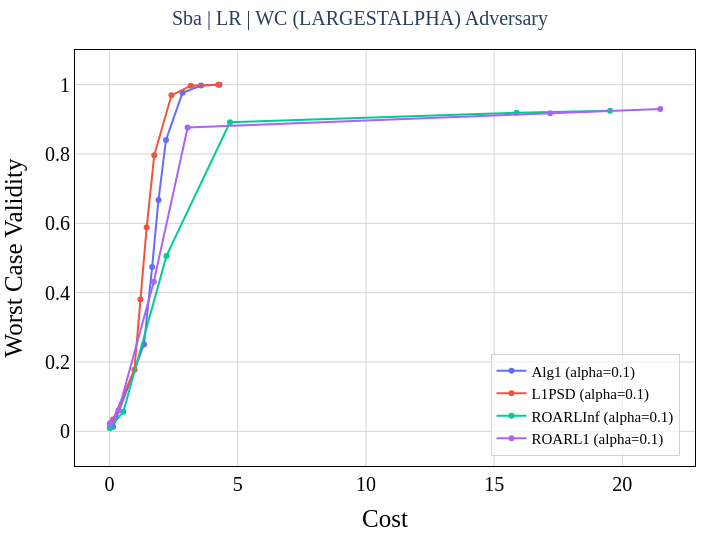

Source (notebook cell):
### Code cell
should_plot_frontier = False

# font_family = 'Times New Roman'
# font_color = 'black'
# width, height = 720, 540

# symbols = ['x' for _ in range(len(params['lambdas']))] + ['circle']
# size = [7 for _ in range(len(params['lambdas']))] + [5]

# fig = go.Figure()

# if should_plot_frontier:
#     for i, alg in enumerate(params["algorithms"]):
#         df_alg = df_results_avg.copy()
#         df_alg = df_alg[(df_alg['algorithm']==alg)].sort_values(['Cost'], ascending=True).reset_index(drop=True)
#         x, y, mask = find_pareto(df_alg['Cost'], df_alg['Worst Case Validity'], return_index=True)
#         df_alg = pd.DataFrame({'Algorithm': [f"{alg}" for _ in range(len(x))], 'Cost': x, 'Worst Case Validity': y, 'alpha': df_alg['alpha'][mask], 'lambda': df_alg['lambda'][mask]})

#         fig.add_trace(go.Scatter(
#             x = df_alg['Cost'],
#             y = df_alg['Worst Case Validity'],
#             mode = 'lines+markers' if alg != 'wachter' else 'markers',
#             name = f"{alg}",
#             showlegend=True,
#             # customdata=df_alg['alpha'],
#             customdata=df_alg[['alpha', 'lambda']].to_numpy(),
#             hovertemplate='Cost: %{x}<br>Validity: %{y}<br>alpha: %{customdata[0]}<br>lambda: %{customdata[1]}'
#         ))

#     if params['include_base_model']:
#         for algo in ["BaseLineL1", "BaseLineLInf"]:
#             df_alg = df_results_avg.copy()
#             df_alg = df_alg[(df_alg['algorithm']==algo)].sort_values(['Cost'], ascending=True).reset_index(drop=True)
#             x, y, mask = find_pareto(df_alg['Cost'], df_alg['Worst Case Validity'], return_index=True)
#             df_alg = pd.DataFrame({'Algorithm': [f"{algo}" for _ in range(len(x))], 'Cost': x, 'Worst Case Validity': y, 'alpha': df_alg['alpha'][mask], 'lambda': df_alg['lambda'][mask]})

#             baseline_y = df_alg['Worst Case Validity'].mean()
#             fig.add_trace(go.Scatter(
#                 x=[0, df_results_avg['Cost'].max()],
#                 y=[baseline_y, baseline_y],
#                 mode="lines",
#                 line=dict(dash="dash"),
#                 name=f"{algo}",
#                 showlegend=True
#             ))
# else:
#     c = 0
#     for i, alg in enumerate(params["algorithms"]):
#         for lamb in params['lambdas']:
#             # df_alg = df_results[(df_results['algorithm'] == alg) & (df_results['lambda']==lamb) & (df_results['alpha']<=0.2)].sort_values(['Cost'], ascending=True).copy().reset_index(drop=True)

#             df_alg = df_results_avg.copy()

#             df_alg = df_alg[(df_alg['algorithm']==alg) & (df_alg['lambda']==lamb)]
#             x, y = df_alg['Cost'], df_alg['Worst Case Validity']
#             df_alg = pd.DataFrame({'Algorithm': [f"{alg}_(λ={lamb})" for _ in range(len(x))], 'Cost': x, 'Worst Case Validity': y, 'alpha': df_alg['alpha']})

#             # df_alg = df_alg[(df_alg['algorithm']==alg)].sort_values(['Cost'], ascending=True).reset_index(drop=True)
#             # x, y, mask = find_pareto(df_alg['Cost'], df_alg['Worst Case Validity'], return_index=True)
#             # df_alg = pd.DataFrame({'Algorithm': [f"{alg}_(λ={lamb})" for _ in range(len(x))], 'Cost': x, 'Worst Case Validity': y, 'alpha': df_alg['alpha'][mask]})

#             fig.add_trace(go.Scatter(
#                 x = df_alg['Cost'],
#                 y = df_alg['Worst Case Validity'],
#                 # marker = dict(color=colors[c], size=5),
#                 # marker = dict(color=custom_colors[c], size=5),
#                 mode = 'lines+markers' if alg != 'wachter' else 'markers',
#                 name = f"{alg} (λ={lamb})",
#                 showlegend=True,
#                 customdata=df_alg['alpha'],
#                 hovertemplate='Cost: %{x}<br>Validity: %{y}<br>alpha: %{customdata}'
#             ))
#             c+=1

#     if params['include_base_model']:
#         for algo in ["BaseLineL1", "BaseLineLInf"]:
#             df_alg = df_results_avg.copy()
#             df_alg = df_alg[(df_alg['algorithm']==algo) & (df_alg['lambda']==0)]
#             x, y = df_alg['Cost'], df_alg['Worst Case Validity']
#             df_alg = pd.DataFrame({'Algorithm': [f"{algo}_(λ=0)" for _ in range(len(x))], 'Cost': x, 'Worst Case Validity': y, 'alpha': df_alg['alpha']})

#             baseline_y = df_alg['Worst Case Validity'].mean()
#             fig.add_trace(go.Scatter(
#                 x=[0, df_results_avg['Cost'].max()],
#                 y=[baseline_y, baseline_y],
#                 mode="lines",
#                 line=dict(dash="dash"),
#                 name=f"{algo}",
#                 showlegend=True
#             ))

# fig.update_xaxes(
#     title=dict(
#         text='Cost',
#         font=dict(
#             family=font_family,
#             color=font_color,
#             size=25
#         )
#         ), 
#     showline=True, 
#     mirror=True,
#     linecolor='black', 
#     gridcolor='lightgrey', 
#     zerolinewidth=1,
#     zerolinecolor='lightgrey',
#     )


# fig.update_yaxes(
#     title=dict(
#         text='Worst Case Validity',
#         font=dict(
#             family=font_family,
#             color=font_color,
#             size=25
#         ), 
#         ), 
#     showline=True, 
#     mirror=True,
#     linecolor='black', 
#     gridcolor='lightgrey',
#     zerolinewidth=1,
#     zerolinecolor='lightgrey',
#     )


# fig.update_layout(
#     width=width,
#     height=height,
#     plot_bgcolor='white',
#     paper_bgcolor='white',
#     margin=dict(t=50,b=25,l=25,r=25),
#     title =dict(
#         # text=f"{params['data'].capitalize()} | {params['base_model'].upper()} | Average Adversary", 
#         text=f"{params['data'].capitalize()} | {params['base_model'].upper()} | WC ({params['adv_method']}) Adversary", 
#         x= 0.5, 
#         font=dict(family=font_family, size=20)
#         ),
#     legend=dict(
#         x=0.975, 
#         y=0.025, 
#         orientation='v',
#         xanchor='right',
#         font=dict(
#             family=font_family,
#             color=font_color,
#             size=15
#             ), 
#         bgcolor='rgba(255, 255, 255, 0.7)',
#         bordercolor='lightgrey',
#         borderwidth=1,
#         entrywidth=100.5,
#         ),
#     xaxis=dict(
#         tickfont=dict(
#             family=font_family,
#             color=font_color,
#             size=20,
#         ),
#     ),
#     yaxis=dict(
#         tickfont=dict(
#             family=font_family,
#             color=font_color,
#             size=20
#         ),
#         range=[-0.1,1.1],
#     )
# )

fig = plotFigures(df_results_avg, params, should_plot_frontier)

print(f'{params["data"]}  |  {params["base_model"].upper()}')
fig.show()

### Figure 1 — Plotly figure (JSON) as saved in the notebook; plotly's stock layout.template omitted (floating-point values rounded to 4 significant figures)
{"data": [{"customdata": [0.001, 0.01, 0.1, 0.7, 1.4, 2.1, 2.8, 3.5], "hovertemplate": "Cost: %{x}<br>Validity: %{y}<br>lambda: %{customdata}", "mode": "lines+markers", "name": "Alg1 (alpha=0.1)", "showlegend": true, "type": "scatter", "x": [4.289, 3.57, 2.843, 2.2, 1.907, 1.659, 1.343, 0.1352], "y": [0.9998, 0.9977, 0.9765, 0.8404, 0.667, 0.4738, 0.2508, 0.01312]}, {"customdata": [0.001, 0.01, 0.1, 0.7, 1.4, 2.1, 2.8, 3.5], "hovertemplate": "Cost: %{x}<br>Validity: %{y}<br>lambda: %{customdata}", "mode": "lines+markers", "name": "L1PSD (alpha=0.1)", "showlegend": true, "type": "scatter", "x": [4.244, 3.167, 2.412, 1.742, 1.447, 1.201, 0.9684, 0.1341], "y": [0.9996, 0.9972, 0.9692, 0.7963, 0.5885, 0.3805, 0.1778, 0.03383]}, {"customdata": [0.001, 0.01, 0.1, 0.7, 1.4, 2.1, 2.8, 3.5], "hovertemplate": "Cost: %{x}<br>Validity: %{y}<br>lambda: %{customdata}", "mode": "lines+markers", "name": "ROARLInf (alpha=0.1)", "showlegend": true, "type": "scatter", "x": [19.52, 15.87, 4.694, 2.218, 0.5371, 0.04083, 0.02821, 0.007867], "y": [0.9246, 0.9192, 0.8914, 0.506, 0.05626, 0.01073, 0.01032, 0.009735]}, {"customdata": [0.001, 0.01, 0.1, 0.7, 1.4, 2.1, 2.8, 3.5], "hovertemplate": "Cost: %{x}<br>Validity: %{y}<br>lambda: %{customdata}", "mode": "lines+markers", "name": "ROARL1 (alpha=0.1)", "showlegend": true, "type": "scatter", "x": [21.48, 17.18, 3.044, 1.725, 0.3474, 0.03671, 0.02832, 0.006312], "y": [0.9297, 0.9175, 0.8765, 0.4316, 0.05978, 0.02401, 0.02308, 0.02186]}], "layout": {"height": 540, "legend": {"bgcolor": "rgba(255, 255, 255, 0.7)", "bordercolor": "lightgrey", "borderwidth": 1, "entrywidth": 100.5, "font": {"color": "black", "family": "Times New Roman", "size": 15}, "orientation": "v", "x": 0.975, "xanchor": "right", "y": 0.025}, "margin": {"b": 25, "l": 25, "r": 25, "t": 50}, "paper_bgcolor": "white", "plot_bgcolor": "white", "title": {"font": {"family": "Times New Roman", "size": 20}, "text": "Sba | LR | WC (LARGESTALPHA) Adversary", "x": 0.5}, "width": 720, "xaxis": {"gridcolor": "lightgrey", "linecolor": "black", "mirror": true, "showline": true, "tickfont": {"color": "black", "family": "Times New Roman", "size": 20}, "title": {"font": {"color": "black", "family": "Times New Roman", "size": 25}, "text": "Cost"}, "zerolinecolor": "lightgrey", "zerolinewidth": 1}, "yaxis": {"gridcolor": "lightgrey", "linecolor": "black", "mirror": true, "range": [-0.1, 1.1], "showline": true, "tickfont": {"color": "black", "family": "Times New Roman", "size": 20}, "title": {"font": {"color": "black", "family": "Times New Roman", "size": 25}, "text": "Worst Case Validity"}, "zerolinecolor": "lightgrey", "zerolinewidth": 1}}}
